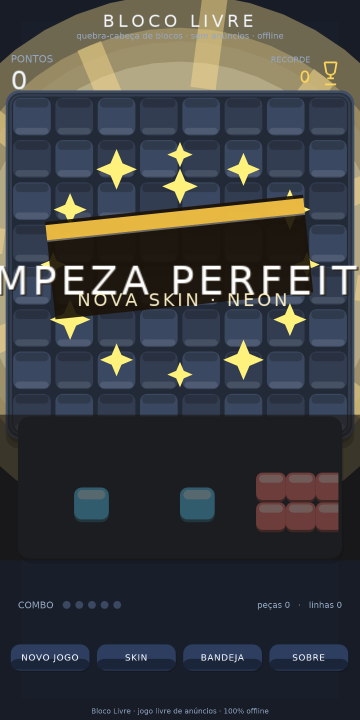
#> input picture screenshots/07_clear.png, 720 x 1440 px, found by its file name (shown at 1/2 size)
$ python r12_forensics_a.py
#> lines starting #> are read from the running program, lines starting #| are printed output that depends on the picture
#!/usr/bin/env python3
"""R12 forensics part A: spoke widths, star/band geometry, hero tray diff vs r11."""
from PIL import Image
import numpy as np

R12 = '/home/z/my-project/critic_shots/r12/'
R11 = '/home/z/my-project/critic_shots/r11/'

def load(p):
    return np.asarray(Image.open(p).convert('RGB')).astype(int)

# ---------- HERO: spoke width scan in 07_clear (burst lives there per claim 4) ----------
burst_center = (360, 323)  # burst center given
cell = 84
r_scan = 1.05 * cell  # ~88.2 px from center

im = load(R12 + '07_clear.png')
H, W, _ = im.shape
#> H = 1440; W = 720
lum = im.mean(axis=2)
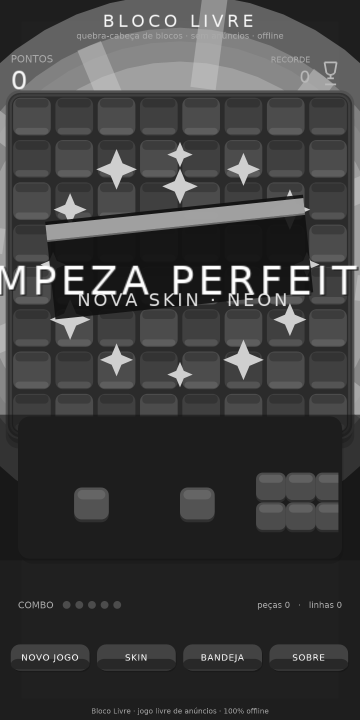
#> lum: shape (1440, 720) float64 (shown at 1/2 size); min 19.67, max 255, mean 62.6

# Spokes radiate from (360,323). At radius r, sample along the circle: for each angle,
# find angular extent of bright spoke pixels -> chord = angle_extent * r
def spoke_scan(im, center, radius, bright=140):
#> called with center = (360, 323), radius = 88.2, bright = 140
    lum = im.mean(axis=2)
    cx, cy = center
    angles = np.linspace(0, 2*np.pi, 2880, endpoint=False)
    hits = []
    for a in angles:
        x = int(round(cx + radius*np.cos(a)))
        y = int(round(cy + radius*np.sin(a)))
        if 0 <= x < lum.shape[1] and 0 <= y < lum.shape[0]:
            # 3px radial thickness max sample: take max over +/-2 px radially
            vals = []
            for d in (-2,-1,0,1,2):
                xx = int(round(cx + (radius+d)*np.cos(a)))
                yy = int(round(cy + (radius+d)*np.sin(a)))
                if 0 <= xx < lum.shape[1] and 0 <= yy < lum.shape[0]:
                    vals.append(lum[yy, xx])
            hits.append(np.max(vals) if vals else 0)
        else:
            hits.append(0)
#> after the loop, hits = 2880 values, max 207 at index 1361, min 43.67 at index 90, mean 63.26
    hits = np.array(hits)
    on = hits > bright
    # find contiguous angular runs
    runs = []
    n = len(on)
#> n = 2880
    i = 0
    while i < n:
        if on[i]:
            j = i
            while j < n and on[j]:
                j += 1
            # wrap merge
            runs.append((i, j))
            i = j
        else:
            i += 1
#> after the loop, i = 2880; j = 1366; runs = [(1356, 1366)]
    # merge wrap-around
    if len(runs) > 1 and runs[0][0] == 0 and runs[-1][1] == n:
        runs[-1] = (runs[-1][0], runs[-1][1] + runs[0][1])
        runs = runs[1:]
    chords = []
    for (a, b) in runs:
        ang_extent = (b - a) / n * 2 * np.pi
        chord = ang_extent * radius
        chords.append(round(chord, 1))
#> this loop made 1 pass
#> (a, b, ang_extent, chord) on pass 1: (1356, 1366, 0.0218, 1.92)
#> after the loop, chords = [1.9]
    return chords, hits

for name, center in [('07_clear', (360,323))]:
    for rr, label in [(1.05*cell, 'r=1.05cell'), (1.15*cell, 'r=1.15cell')]:
        chords, _ = spoke_scan(load(R12+name+'.png'), center, rr)
#> chords = [1.9]
        print(f"[{name}] spoke chords @ {label} (r={rr:.1f}): {chords}")
#| [07_clear] spoke chords @ r=1.05cell (r=88.2): [1.9]
        print(f"   count={len(chords)} mean={np.mean(chords) if chords else 0:.1f} max={max(chords) if chords else 0}")
#|    count=1 mean=1.9 max=1.9

# Also scan hero for any burst (claim: hero unchanged, no burst)
im_h = load(R12+'01_hero.png')
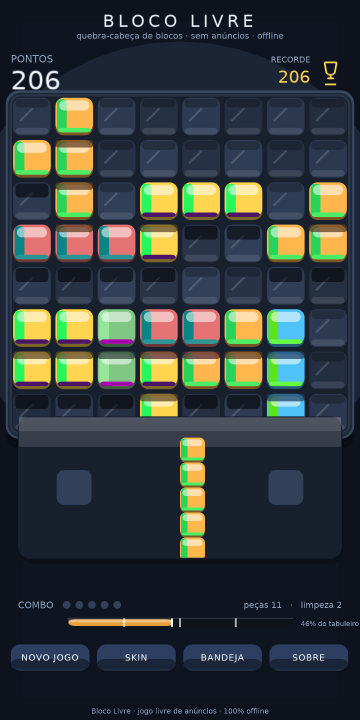
#> input picture screenshots/01_hero.png, 720 x 1440 px, found by its file name (shown at 1/2 size)
region = im_h[190:870, 24:700].mean(axis=2)
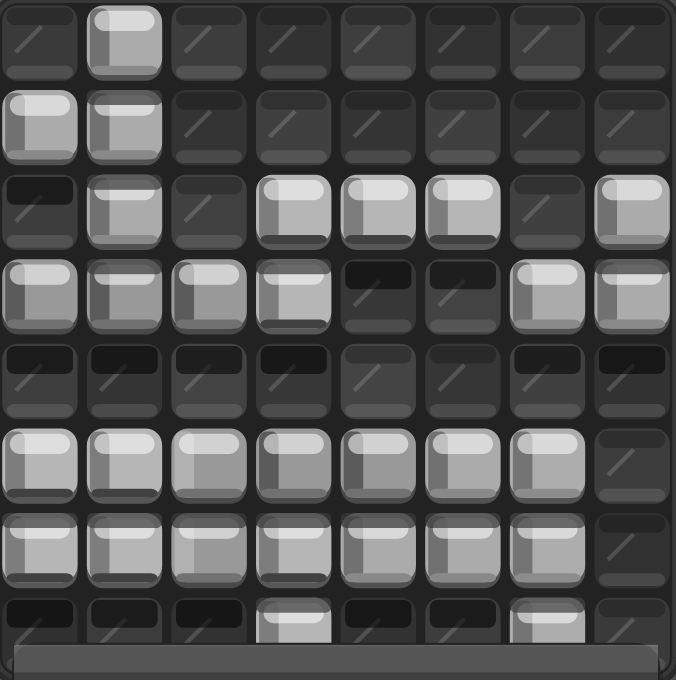
#> region: shape (680, 676) float64; min 21.67, max 222.3, mean 84.7
print("hero board max lum:", region.max(), "mean:", region.mean())

# ---------- STAR / BAND geometry in hero ----------
im = load(R12 + '01_hero.png')
lum = im.mean(axis=2)
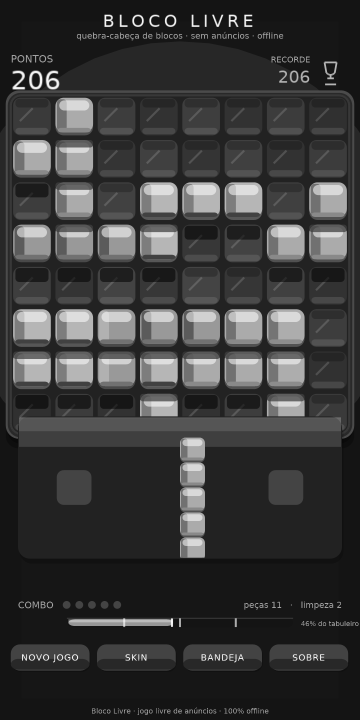
#> lum: shape (1440, 720) float64 (shown at 1/2 size); min 8.67, max 248.7, mean 58.3
# star column scan near x 300-420, rows 200-380
col = 360
print("\n--- HERO vertical profile x=360, y=195..380 (lum every 2px) ---")
prof = [(y, round(lum[y, col],1)) for y in range(195, 381, 2)]
print(prof)

# Star body extent: rows where luminance distinctly above local bg in x 290..430
sub = lum[230:360, 280:440]
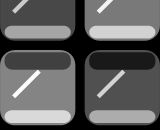
#> sub: shape (130, 160) float64; min 34, max 93, mean 55.7; drawn with min black and max white
rows_above = [230+i for i in range(sub.shape[0]) if sub[i].max() > 120]
print("\nstar-ish rows with any bright px (x280-440):", rows_above[0] if rows_above else None, "->", rows_above[-1] if rows_above else None)

# Band top: the band runs across full width; find row band y350-420
print("\n--- HERO column profile x=100 and x=620, y=340..380 ---")
for xc in (100, 620):
    prof = [(y, round(lum[y, xc],1)) for y in range(340, 381, 2)]
    print(f"x={xc}:", prof)

# Band top detection: full-width bright row
bandtop = None
for y in range(300, 420):
    row = lum[y, 40:680]
    if np.percentile(row, 90) > 120:
        bandtop = y; break
print("\nband top (first full-width bright row):", bandtop)

# Star lowest bright pixel (body) above band - measure gap
if rows_above and bandtop:
    gap = bandtop - rows_above[-1]
    print("star bottom row:", rows_above[-1], "band top:", bandtop, "GAP:", gap, "px")

# Star horizontal extent at its widest row
if rows_above:
    ymid = (rows_above[0]+rows_above[-1])//2
    r = lum[ymid, 200:520]
    xs = [200+i for i in range(len(r)) if r[i] > 120]
    print("star widest row", ymid, "x extent:", xs[0] if xs else None, "->", xs[-1] if xs else None, "width:", (xs[-1]-xs[0]) if xs else 0)

# ---------- Claim 3: tray gradient in ALL 7 shots (diff vs r11) ----------
print("\n--- TRAY GRADIENT: r12 - r11, rows 850..900, x 40..680 ---")
names = ['01_hero','02_skin0','03_skin1','04_skin2','05_skin3','06_full','07_clear']
for nm in names:
    a = load(R11 + nm + '.png')
    b = load(R12 + nm + '.png')
    if a.shape != b.shape:
        print(nm, "shape mismatch"); continue
    da = np.abs(a - b).mean(axis=2)
#> da: shape (1440, 720) float64; every value is 0
    rows = da[:, 40:680]
#> rows: shape (1440, 640) float64; every value is 0
#> (the run stopped early here; a loop or call above may not have finished)
